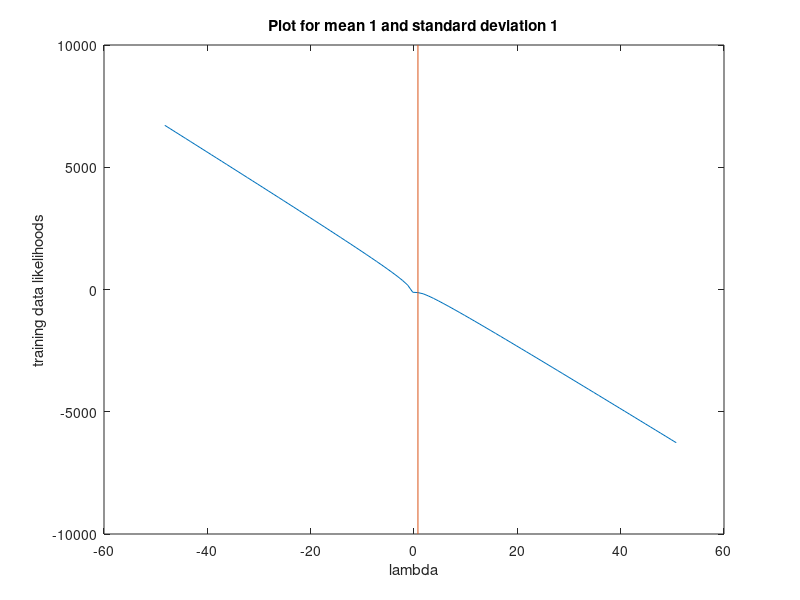
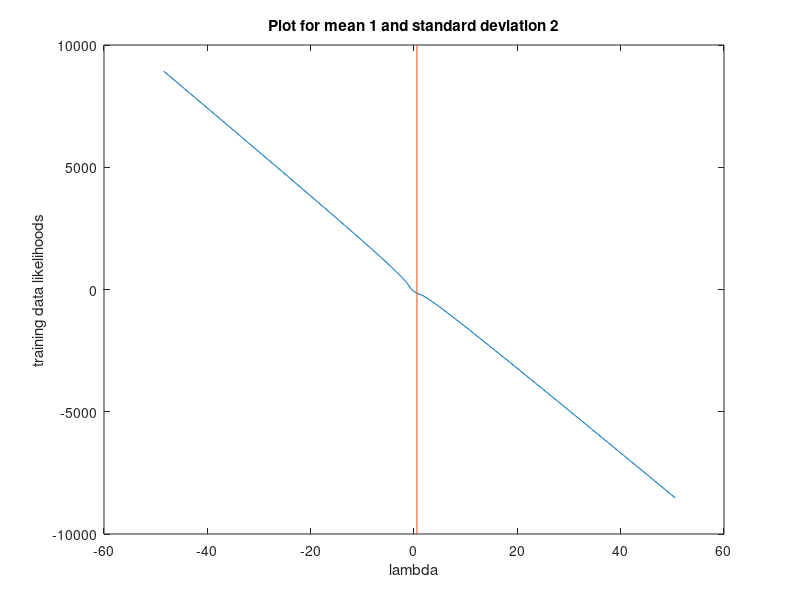
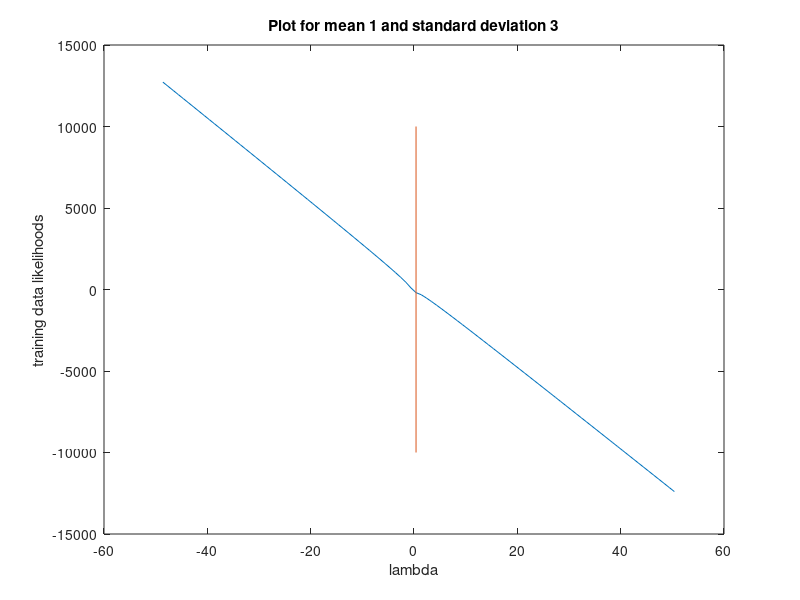
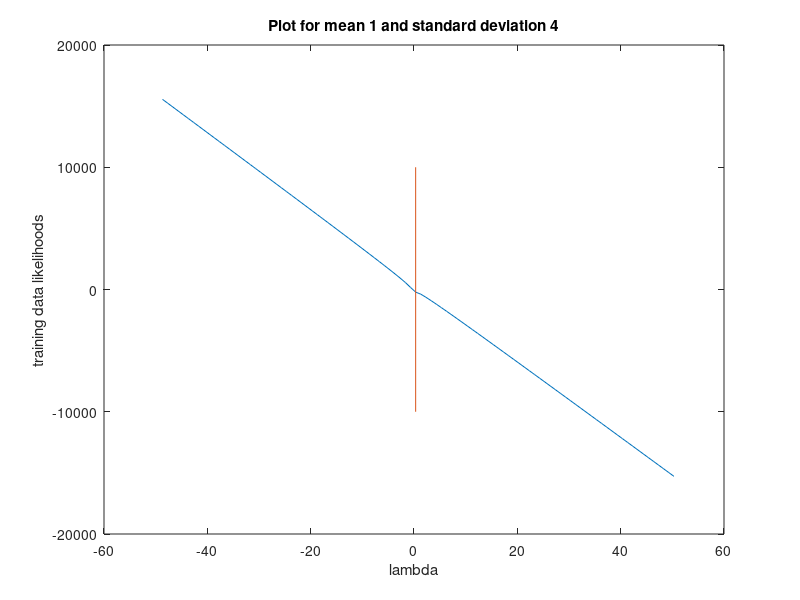

The MATLAB source for these figures, in order:
axis ([-60 60 -10000 10000]);
fig = 1;
X = [];
Maxlies = [];
Logli = [];
#Different means and standdev
for mean = 1:8
  for standdev = 1:8
    #Get a 10x10 matrix with random numbers which are normally distributed
    #with mean and standard deviation (standdev)
    m = mean + standdev * randn(10)
    #Make one vector out of the 100 entrys of the matrix
    m = reshape(m,1,[])
    #No negative samples
    m = abs(m)
    #Maximum-likelihood estimate following the theory sheet
    maxlies = 100 * (1/sum(m))
    #Computing log-likelihood function
    logli = 100 * log(maxlies) - (maxlies * (sum(m)))
    #Vector with 100 settings around maxlies
    vec = []
    for dif = -49:50
      vec(end+1) = maxlies + dif
    endfor
    #Compute log-likelihood function on vec
    for i = 1:100
      vec(i) = 100 * log(vec(i)) - (vec(i) * (sum(m)))
    endfor
    #Show result
    figure(fig);
    x = 1:100;
    plot (maxlies - 50 + x,vec(x));
    hold on;
    #the line at the maximum-likelihood estimate
    plot([maxlies,maxlies],[-10000,10000]);
    xlabel ("lambda");
    ylabel ("training data likelihoods");
    tit = cstrcat("Plot for mean ",num2str(mean)," and standard deviation ", num2str(standdev));
    title (tit);
    hold off;

    fig = fig + 1;
    #Put the new values into the matrix X, Maxlies and Logli
    X = vertcat(X,x)
    Maxlies = vertcat(Maxlies,maxlies)
    Logli = vertcat(Logli,logli)
  endfor
endfor




